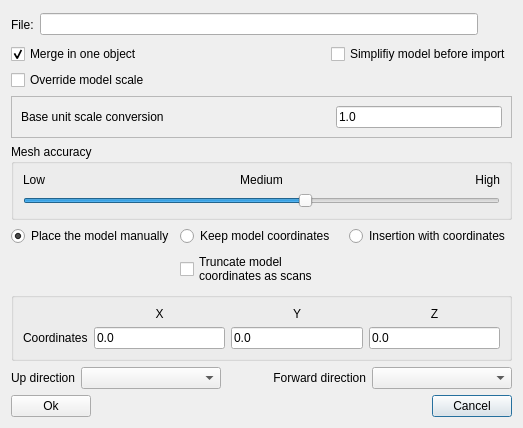
<?xml version="1.0" encoding="UTF-8"?>
<ui version="4.0">
 <class>DialogImportMeshObject</class>
 <widget class="QDialog" name="DialogImportMeshObject">
  <property name="geometry">
   <rect>
    <x>0</x>
    <y>0</y>
    <width>523</width>
    <height>403</height>
   </rect>
  </property>
  <property name="windowTitle">
   <string>External Model Import Option</string>
  </property>
  <property name="modal">
   <bool>true</bool>
  </property>
  <layout class="QGridLayout" name="gridLayout_2">
   <item row="12" column="0" colspan="6">
    <layout class="QHBoxLayout" name="horizontalLayout_2">
     <item>
      <widget class="QLabel" name="upDirectionLabel">
       <property name="sizePolicy">
        <sizepolicy hsizetype="Maximum" vsizetype="Preferred">
         <horstretch>0</horstretch>
         <verstretch>0</verstretch>
        </sizepolicy>
       </property>
       <property name="text">
        <string>Up direction</string>
       </property>
       <property name="alignment">
        <set>Qt::AlignRight|Qt::AlignTrailing|Qt::AlignVCenter</set>
       </property>
      </widget>
     </item>
     <item>
      <widget class="QComboBox" name="upDirectionComboBox">
       <property name="sizePolicy">
        <sizepolicy hsizetype="Preferred" vsizetype="Fixed">
         <horstretch>0</horstretch>
         <verstretch>0</verstretch>
        </sizepolicy>
       </property>
      </widget>
     </item>
     <item>
      <widget class="QLabel" name="forwardDirectionLabel">
       <property name="text">
        <string>Forward direction</string>
       </property>
       <property name="alignment">
        <set>Qt::AlignRight|Qt::AlignTrailing|Qt::AlignVCenter</set>
       </property>
      </widget>
     </item>
     <item>
      <widget class="QComboBox" name="forwardDirectionComboBox"/>
     </item>
    </layout>
   </item>
   <item row="3" column="0">
    <widget class="QCheckBox" name="overrideScaleCheckBox">
     <property name="text">
      <string>Override model scale</string>
     </property>
    </widget>
   </item>
   <item row="10" column="0" rowspan="2" colspan="6">
    <widget class="QGroupBox" name="coordinatesGroup">
     <layout class="QGridLayout" name="gridLayout_3">
      <item row="2" column="5">
       <widget class="QDoubleEdit" name="zPosLineEdit">
        <property name="text">
         <string>0.0</string>
        </property>
       </widget>
      </item>
      <item row="2" column="0">
       <widget class="QLabel" name="coordinatesLabel">
        <property name="text">
         <string>Coordinates</string>
        </property>
       </widget>
      </item>
      <item row="2" column="3">
       <widget class="QDoubleEdit" name="yPosLineEdit">
        <property name="text">
         <string>0.0</string>
        </property>
       </widget>
      </item>
      <item row="1" column="5">
       <widget class="QLabel" name="label_4">
        <property name="text">
         <string>Z</string>
        </property>
        <property name="alignment">
         <set>Qt::AlignCenter</set>
        </property>
       </widget>
      </item>
      <item row="2" column="1">
       <widget class="QDoubleEdit" name="xPosLineEdit">
        <property name="text">
         <string>0.0</string>
        </property>
       </widget>
      </item>
      <item row="1" column="1">
       <widget class="QLabel" name="label_2">
        <property name="text">
         <string>X</string>
        </property>
        <property name="alignment">
         <set>Qt::AlignCenter</set>
        </property>
       </widget>
      </item>
      <item row="1" column="3">
       <widget class="QLabel" name="label_3">
        <property name="text">
         <string>Y</string>
        </property>
        <property name="alignment">
         <set>Qt::AlignCenter</set>
        </property>
       </widget>
      </item>
     </layout>
    </widget>
   </item>
   <item row="2" column="5">
    <widget class="QCheckBox" name="toSimplificateCheckBox">
     <property name="text">
      <string>Simplifiy model before import</string>
     </property>
    </widget>
   </item>
   <item row="4" column="0" colspan="6">
    <widget class="QFrame" name="scaleFrame">
     <property name="frameShape">
      <enum>QFrame::StyledPanel</enum>
     </property>
     <property name="frameShadow">
      <enum>QFrame::Raised</enum>
     </property>
     <layout class="QHBoxLayout" name="horizontalLayout_3">
      <item>
       <widget class="QLabel" name="scaleLabel">
        <property name="text">
         <string>Base unit scale conversion</string>
        </property>
       </widget>
      </item>
      <item>
       <spacer name="horizontalSpacer_2">
        <property name="orientation">
         <enum>Qt::Horizontal</enum>
        </property>
        <property name="sizeHint" stdset="0">
         <size>
          <width>40</width>
          <height>20</height>
         </size>
        </property>
       </spacer>
      </item>
      <item>
       <widget class="QDoubleEdit" name="scaleLineEdit">
        <property name="text">
         <string>1.0</string>
        </property>
       </widget>
      </item>
     </layout>
    </widget>
   </item>
   <item row="0" column="0" colspan="6">
    <layout class="QGridLayout" name="gridLayout_4">
     <item row="0" column="0">
      <widget class="QLabel" name="fileLabel">
       <property name="text">
        <string>File:</string>
       </property>
      </widget>
     </item>
     <item row="0" column="1">
      <widget class="QRegExpEdit" name="fileLineEdit"/>
     </item>
     <item row="0" column="2">
      <widget class="QToolButton" name="fileToolButton">
       <property name="text">
        <string/>
       </property>
       <property name="icon">
        <iconset resource="../../../openscantools.qrc">
         <normaloff>:/icons/100x100/open_project.png</normaloff>:/icons/100x100/open_project.png</iconset>
       </property>
       <property name="iconSize">
        <size>
         <width>20</width>
         <height>20</height>
        </size>
       </property>
       <property name="autoRaise">
        <bool>true</bool>
       </property>
      </widget>
     </item>
    </layout>
   </item>
   <item row="6" column="0" colspan="6">
    <widget class="QGroupBox" name="LODBox">
     <property name="toolTip">
      <string>Mesh accuracy</string>
     </property>
     <property name="title">
      <string>Mesh accuracy</string>
     </property>
     <layout class="QGridLayout" name="gridLayout_5">
      <item row="0" column="1">
       <widget class="QLabel" name="label_6">
        <property name="text">
         <string>Medium</string>
        </property>
        <property name="alignment">
         <set>Qt::AlignCenter</set>
        </property>
       </widget>
      </item>
      <item row="0" column="0">
       <widget class="QLabel" name="label_5">
        <property name="text">
         <string>Low</string>
        </property>
       </widget>
      </item>
      <item row="1" column="0" colspan="3">
       <widget class="QSlider" name="LODSlider">
        <property name="minimum">
         <number>1</number>
        </property>
        <property name="maximum">
         <number>100</number>
        </property>
        <property name="value">
         <number>60</number>
        </property>
        <property name="orientation">
         <enum>Qt::Horizontal</enum>
        </property>
       </widget>
      </item>
      <item row="0" column="2">
       <widget class="QLabel" name="label_7">
        <property name="text">
         <string>High</string>
        </property>
        <property name="alignment">
         <set>Qt::AlignRight|Qt::AlignTrailing|Qt::AlignVCenter</set>
        </property>
       </widget>
      </item>
     </layout>
    </widget>
   </item>
   <item row="2" column="0">
    <widget class="QCheckBox" name="mergeCheckBox">
     <property name="enabled">
      <bool>true</bool>
     </property>
     <property name="text">
      <string>Merge in one object</string>
     </property>
     <property name="checked">
      <bool>true</bool>
     </property>
    </widget>
   </item>
   <item row="14" column="0" colspan="6">
    <layout class="QGridLayout" name="gridLayout">
     <item row="0" column="3">
      <widget class="QPushButton" name="cancelButton">
       <property name="text">
        <string>Cancel</string>
       </property>
      </widget>
     </item>
     <item row="0" column="0">
      <widget class="QPushButton" name="okButton">
       <property name="text">
        <string>Ok</string>
       </property>
      </widget>
     </item>
     <item row="0" column="2">
      <spacer name="horizontalSpacer">
       <property name="orientation">
        <enum>Qt::Horizontal</enum>
       </property>
       <property name="sizeHint" stdset="0">
        <size>
         <width>115</width>
         <height>20</height>
        </size>
       </property>
      </spacer>
     </item>
    </layout>
   </item>
   <item row="7" column="0" colspan="6">
    <layout class="QGridLayout" name="gridLayout_6">
     <item row="0" column="2">
      <widget class="QRadioButton" name="insertionRadioButton">
       <property name="text">
        <string>Insertion with coordinates</string>
       </property>
      </widget>
     </item>
     <item row="0" column="0">
      <widget class="QRadioButton" name="placeManuallyRadioButton">
       <property name="text">
        <string>Place the model manually</string>
       </property>
       <property name="checked">
        <bool>true</bool>
       </property>
      </widget>
     </item>
     <item row="0" column="1">
      <widget class="QRadioButton" name="keepModelRadioButton">
       <property name="text">
        <string>Keep model coordinates</string>
       </property>
       <property name="checked">
        <bool>false</bool>
       </property>
      </widget>
     </item>
     <item row="1" column="1">
      <widget class="QCheckBox" name="truncateCoordinatesCheckBox">
       <property name="text">
        <string>Truncate model 
coordinates as scans</string>
       </property>
      </widget>
     </item>
    </layout>
   </item>
  </layout>
 </widget>
 <customwidgets>
  <customwidget>
   <class>QRegExpEdit</class>
   <extends>QLineEdit</extends>
   <header>regexpedit.h</header>
  </customwidget>
  <customwidget>
   <class>QDoubleEdit</class>
   <extends>QLineEdit</extends>
   <header>qdoubleedit.h</header>
  </customwidget>
 </customwidgets>
 <tabstops>
  <tabstop>fileLineEdit</tabstop>
  <tabstop>fileToolButton</tabstop>
  <tabstop>mergeCheckBox</tabstop>
  <tabstop>toSimplificateCheckBox</tabstop>
  <tabstop>overrideScaleCheckBox</tabstop>
  <tabstop>scaleLineEdit</tabstop>
  <tabstop>LODSlider</tabstop>
  <tabstop>placeManuallyRadioButton</tabstop>
  <tabstop>keepModelRadioButton</tabstop>
  <tabstop>insertionRadioButton</tabstop>
  <tabstop>xPosLineEdit</tabstop>
  <tabstop>yPosLineEdit</tabstop>
  <tabstop>zPosLineEdit</tabstop>
  <tabstop>upDirectionComboBox</tabstop>
  <tabstop>forwardDirectionComboBox</tabstop>
  <tabstop>okButton</tabstop>
  <tabstop>cancelButton</tabstop>
 </tabstops>
 <resources>
  <include location="../../../openscantools.qrc"/>
 </resources>
 <connections/>
</ui>
